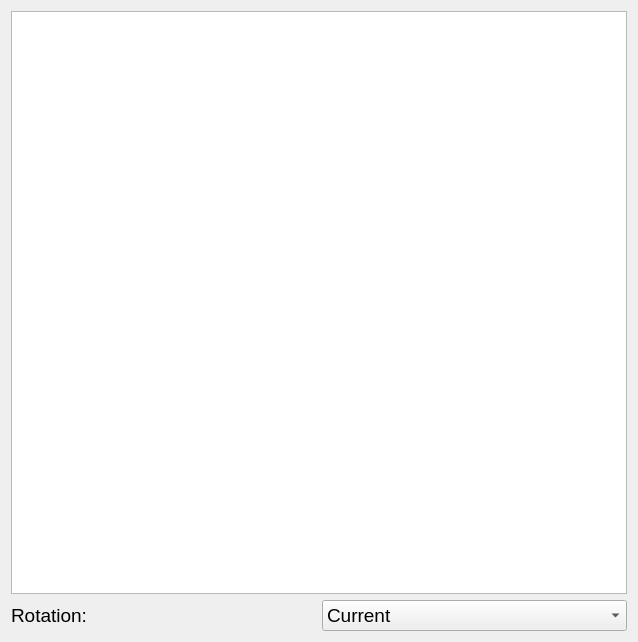
<?xml version="1.0" encoding="UTF-8"?>
<ui version="4.0">
 <class>Form</class>
 <widget class="QWidget" name="Form">
  <property name="geometry">
   <rect>
    <x>0</x>
    <y>0</y>
    <width>638</width>
    <height>642</height>
   </rect>
  </property>
  <property name="windowTitle">
   <string>Form</string>
  </property>
  <layout class="QGridLayout" name="gridLayout">
   <item row="0" column="0">
    <widget class="GraphicsLayoutWidget" name="graphicsLayoutWidget"/>
   </item>
   <item row="1" column="0" rowspan="2">
    <layout class="QHBoxLayout" name="horizontalLayout">
     <item>
      <widget class="QLabel" name="label">
       <property name="font">
        <font>
         <pointsize>14</pointsize>
        </font>
       </property>
       <property name="text">
        <string>Rotation:</string>
       </property>
      </widget>
     </item>
     <item>
      <widget class="QComboBox" name="RotationSelectionComboBox">
       <property name="font">
        <font>
         <pointsize>14</pointsize>
        </font>
       </property>
       <item>
        <property name="text">
         <string>Current</string>
        </property>
       </item>
      </widget>
     </item>
    </layout>
   </item>
  </layout>
 </widget>
 <customwidgets>
  <customwidget>
   <class>GraphicsLayoutWidget</class>
   <extends>QGraphicsView</extends>
   <header>pyqtgraph</header>
  </customwidget>
 </customwidgets>
 <resources/>
 <connections/>
</ui>
